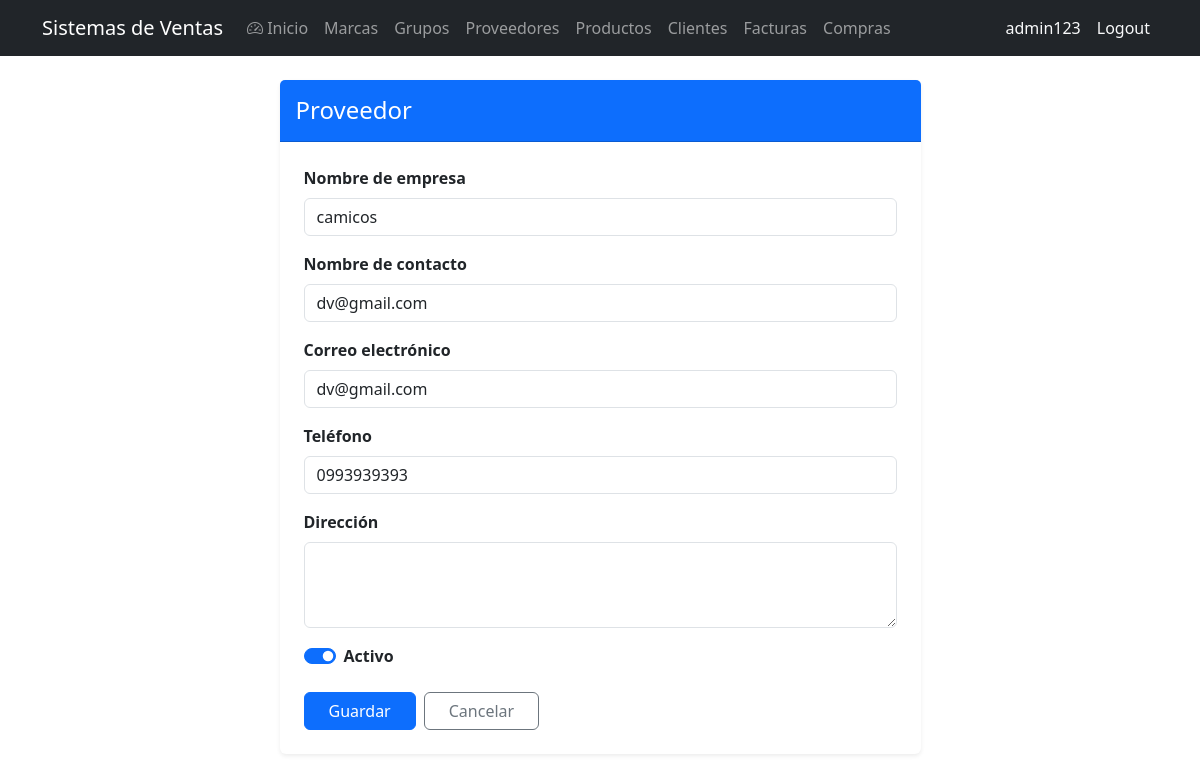
The app's page /suppliers/1/edit/ (signed in) with its own data.
### billing/models.py (models this page shows, shortened)
class Supplier(models.Model):
    name = models.CharField(max_length=200, verbose_name='Nombre de empresa')
    contact_name = models.CharField(max_length=200, blank=True, null=True, verbose_name='Nombre de contacto')
    email = models.EmailField(blank=True, null=True, verbose_name='Correo electrónico')
    phone = models.CharField(max_length=20, blank=True, null=True, verbose_name='Teléfono')
    address = models.TextField(blank=True, null=True, verbose_name='Dirección')
    is_active = models.BooleanField(default=True, verbose_name='Activo')
    created_at = models.DateTimeField(auto_now_add=True)
    updated_at = models.DateTimeField(auto_now=True)
    class Meta:
        verbose_name = 'Proveedor'
        verbose_name_plural = 'Proveedores'
        ordering = ['name']

### billing/views.py (the view)
# urls.py: path('suppliers/<int:pk>/edit/', views.SupplierUpdateView.as_view(), name='supplier_update'),
class SupplierUpdateView(LoginRequiredMixin, UpdateView):
    model = Supplier; form_class = SupplierForm
    template_name = 'billing/supplier_form.html'
    success_url = reverse_lazy('billing:supplier_list')

### billing/forms.py
class SupplierForm(forms.ModelForm):
    class Meta:
        model = Supplier
        fields = ['name', 'contact_name', 'email', 'phone', 'address', 'is_active']
        widgets = {
            'name': forms.TextInput(attrs={'class': 'form-control'}),
            'contact_name': forms.TextInput(attrs={'class': 'form-control'}),
            'email': forms.EmailInput(attrs={'class': 'form-control'}),
            'phone': forms.TextInput(attrs={'class': 'form-control'}),
            'address': forms.Textarea(attrs={'class': 'form-control', 'rows': 3}),
            'is_active': forms.CheckboxInput(attrs={'class': 'form-check-input'}),
        }

### billing/templates/billing/supplier_form.html (shortened to what this page needs)
{% extends 'billing/base.html' %}
{% load widget_tweaks %}
{% block content %}
<div class="row justify-content-center">
  <div class="col-lg-7 col-md-9">
    <div class="card shadow-sm border-0">
      <div class="card-header bg-primary text-white py-3">
        <h4 class="mb-0">Proveedor</h4>
      </div>
      <div class="card-body p-4">
        <form method="post" novalidate>
          {% for field in form %}
            {% if field.field.widget.input_type == 'checkbox' %}
              <div class="form-check form-switch mb-3">
                {% render_field field class="form-check-input" %}
                <label class="form-check-label fw-semibold" for="{{ field.id_for_label }}">{{ field.label }}</label>
              </div>
            {% else %}
              <div class="mb-3">
                <label class="form-label fw-semibold" for="{{ field.id_for_label }}">{{ field.label }}</label>
                {% render_field field class="form-control" %}
              </div>
            {% endif %}
          {% endfor %}
          <div class="d-flex gap-2 mt-4">
            <button type="submit" class="btn btn-primary px-4">Guardar</button>
            <a href="{% url 'billing:supplier_list' %}" class="btn btn-outline-secondary px-4">Cancelar</a>
          </div>
        </form>
      </div>
    </div>
  </div>
</div>
{% endblock %}

### billing/templates/billing/base.html (shortened to what this page needs)
<!DOCTYPE html>
<html lang="es">
<head>
  <link href="https://cdn.jsdelivr.net/npm/bootstrap@5.3.0/dist/css/bootstrap.min.css" rel="stylesheet">
  <link href="https://cdn.jsdelivr.net/npm/bootstrap-icons@1.11.3/font/bootstrap-icons.css" rel="stylesheet">
</head>
<body>
<nav class="navbar navbar-expand-lg navbar-dark bg-dark">
  <div class="container">
    <a class="navbar-brand" href="{% url 'billing:home' %}">Sistemas de Ventas</a>
    <div class="collapse navbar-collapse" id="nav">
      <ul class="navbar-nav me-auto">
        {% if user.is_authenticated %}
        <li class="nav-item"><a class="nav-link" href="{% url 'billing:home' %}"><i class="bi bi-speedometer2"></i> Inicio</a></li>
        <li class="nav-item"><a class="nav-link" href="{% url 'billing:brand_list' %}">Marcas</a></li>
        <li class="nav-item"><a class="nav-link" href="{% url 'billing:productgroup_list' %}">Grupos</a></li>
        <li class="nav-item"><a class="nav-link" href="{% url 'billing:supplier_list' %}">Proveedores</a></li>
        <li class="nav-item"><a class="nav-link" href="{% url 'billing:product_list' %}">Productos</a></li>
        <li class="nav-item"><a class="nav-link" href="{% url 'billing:customer_list' %}">Clientes</a></li>
        <li class="nav-item"><a class="nav-link" href="{% url 'billing:invoice_list' %}">Facturas</a></li>
        <li class="nav-item"><a class="nav-link" href="{% url 'purchasing:purchase_list' %}">Compras</a></li>
        {% endif %}
      </ul>
      <ul class="navbar-nav">
        {% if user.is_authenticated %}
        <li class="nav-item"><span class="nav-link text-light">{{ user.username }}</span></li>
        <li class="nav-item">
          <form method="post" action="{% url 'logout' %}" class="d-inline">
            <button type="submit" class="nav-link btn btn-link text-light" style="text-decoration:none;">Logout</button>
          </form>
        </li>
        {% else %}
        <li class="nav-item"><a class="nav-link" href="{% url 'login' %}">Login</a></li>
        <li class="nav-item"><a class="nav-link" href="{% url 'billing:signup' %}">Registarse</a></li>
        {% endif %}
      </ul>
    </div>
  </div>
</nav>
<div class="container mt-4">
  {% block content %}
  {% endblock %}
</div>
</body>
</html>

### records on screen
Supplier: name "camicos" "dv@gmail.com" "dv@gmail.com" "0993939393", is_active "☑"

### other values on screen
{{ user.username }} "admin123"
{{ field.label }} "Nombre de empresa" "Nombre de contacto" "Correo electrónico" "Teléfono" "Dirección"
{{ field.label }} "Activo"
